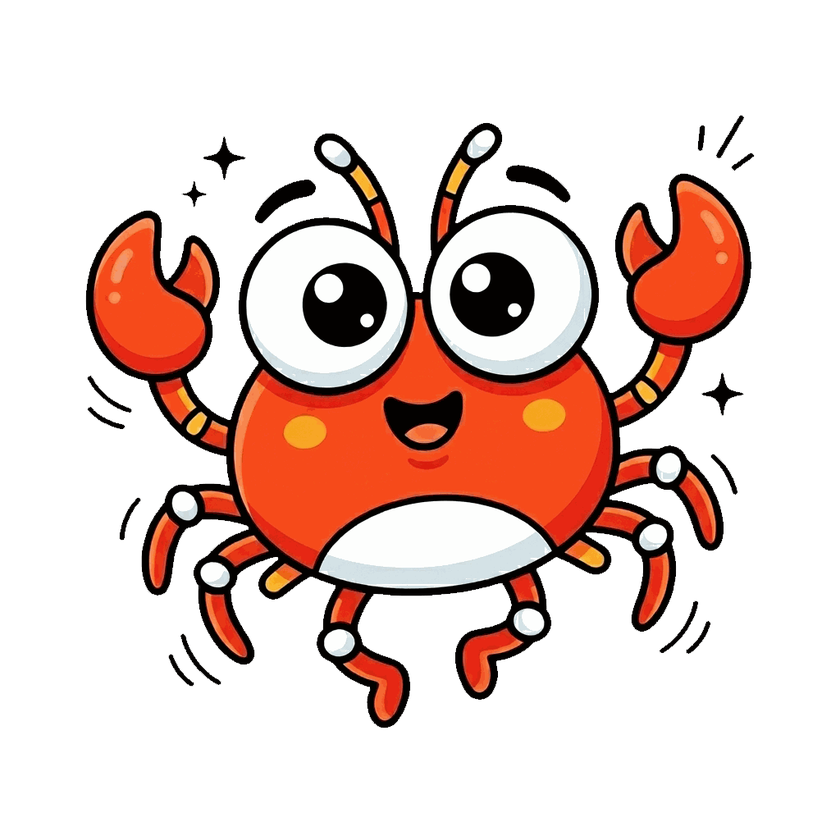
#> input picture local_assets/crab_walk_1.png, 840 x 840 px, shrunk from 1024 x 1024 before the run; its folder holds 2 pictures in this run
$ python compress_local.py
#> lines starting #> are read from the running program, lines starting #| are printed output that depends on the picture
import os
from PIL import Image

folder = 'local_assets'
for fn in os.listdir(folder):
    if fn.endswith('.png'):
        path = os.path.join(folder, fn)
        img = Image.open(path)
#> img is the input picture: PIL image 840x840 RGBA; mean R, G, B, A 50.1, 28.6, 22.5, 76.3
        # Convert to P mode with 256 colors for extreme size reduction without huge quality loss
        img = img.convert('P', palette=Image.ADAPTIVE, colors=256)
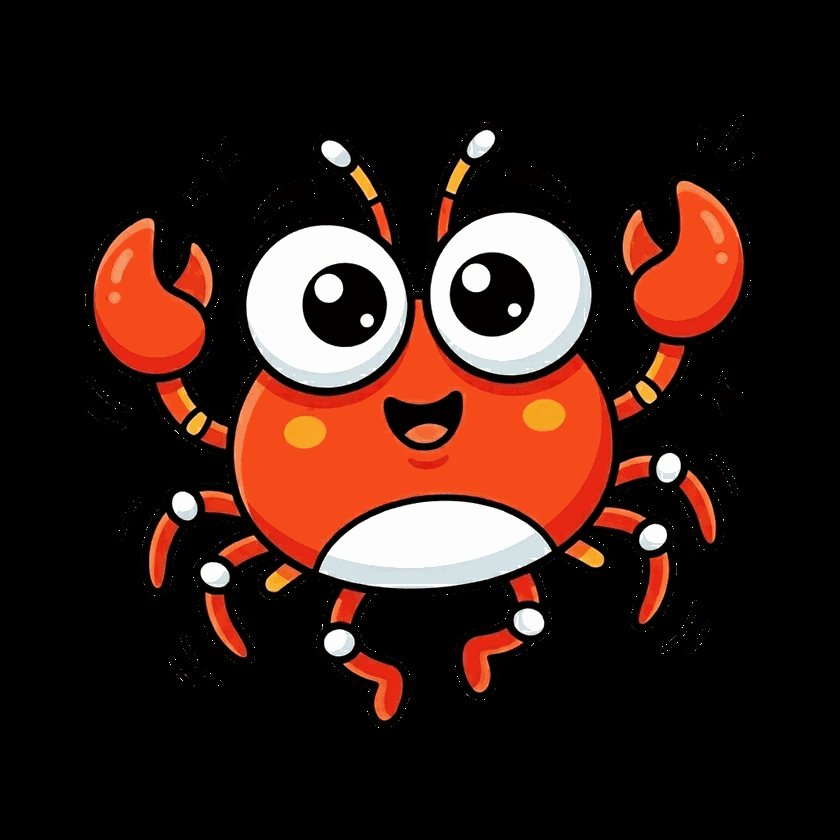
#> img: PIL image 840x840 P; mean R, G, B 49.9, 28.5, 22.4
        img.save(path, optimize=True)
        print(f"Compressed {fn}, new size: {os.path.getsize(path)} bytes")
#> pass 2 of the loop `for fn in os.listdir(folder):`:
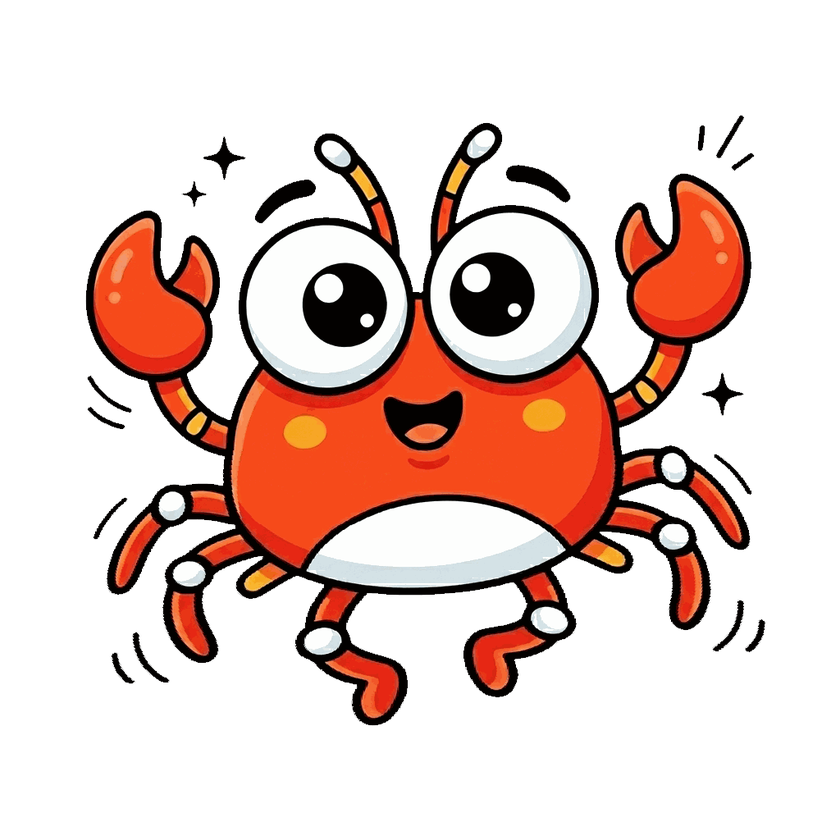
#> input picture local_assets/crab_walk_2.png, 840 x 840 px, shrunk from 1024 x 1024 before the run
#> img is the input picture: PIL image 840x840 RGBA; mean R, G, B, A 51.6, 29.4, 23.3, 79
#> `img = img.convert('P', palette=Image.ADAPTIVE, colors=256)`:
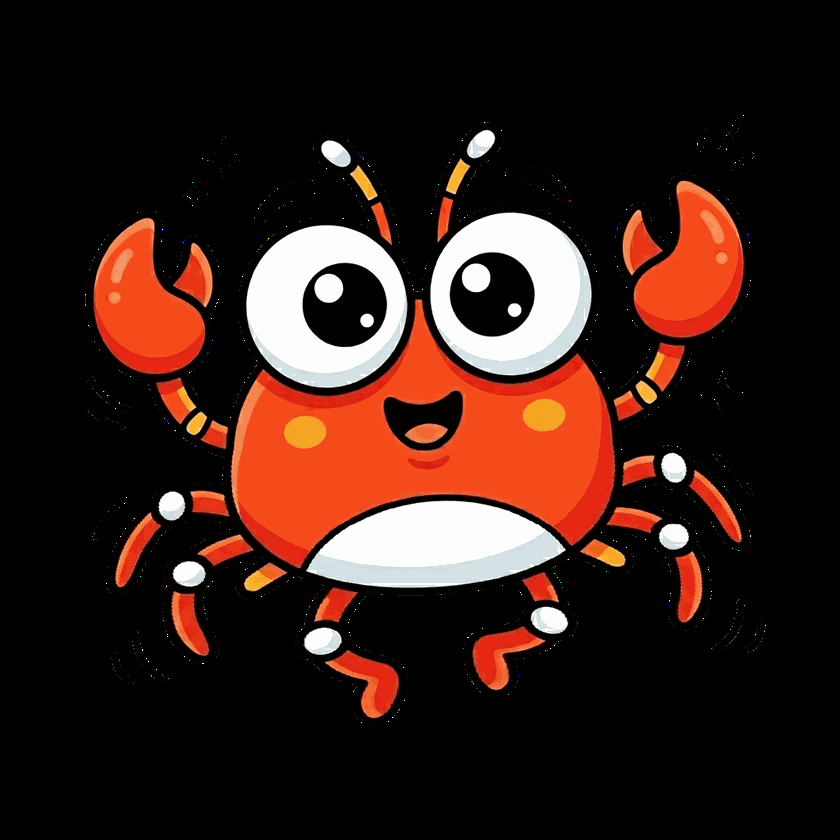
#> img: PIL image 840x840 P; mean R, G, B 51.4, 29.3, 23.2
